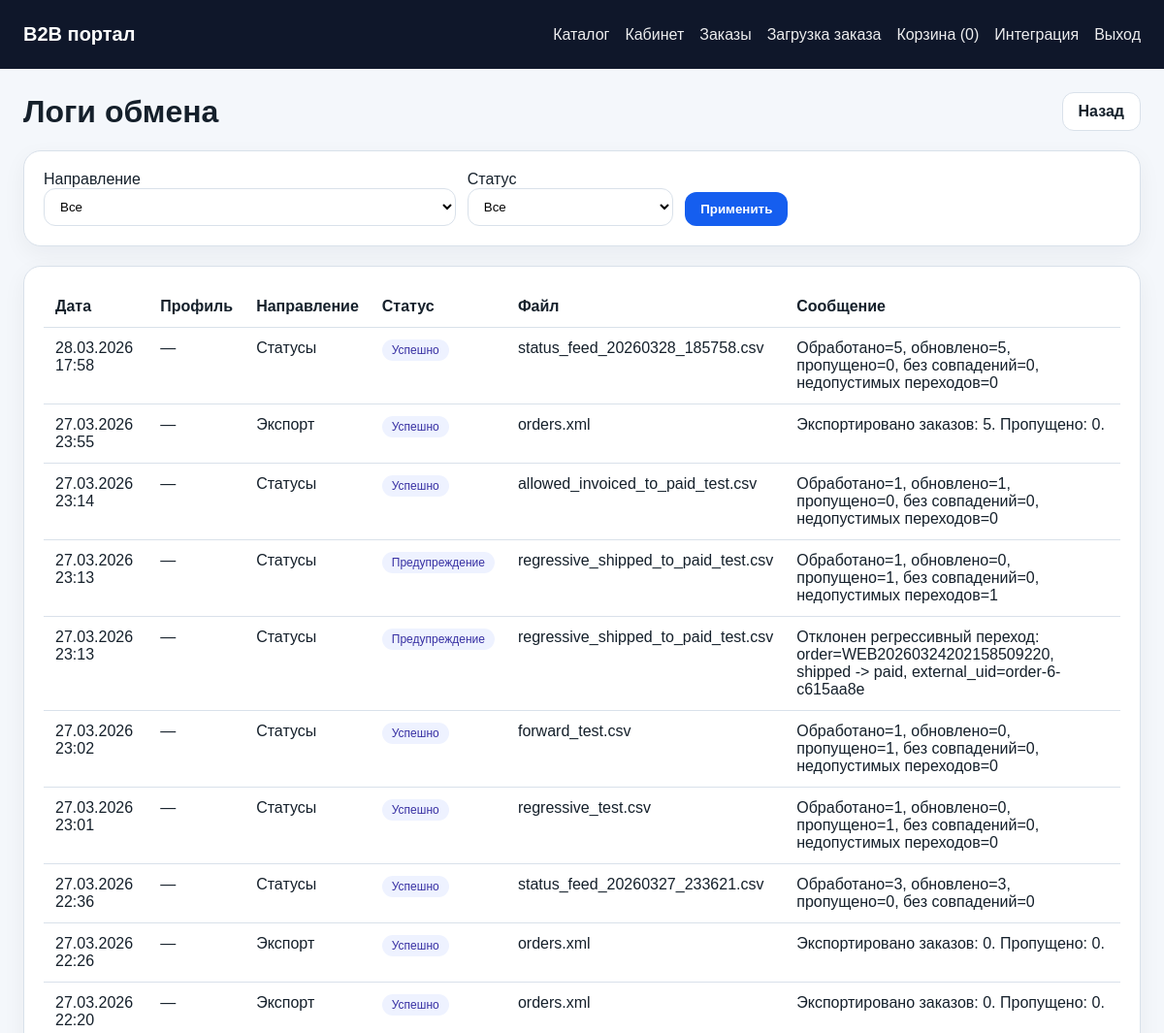
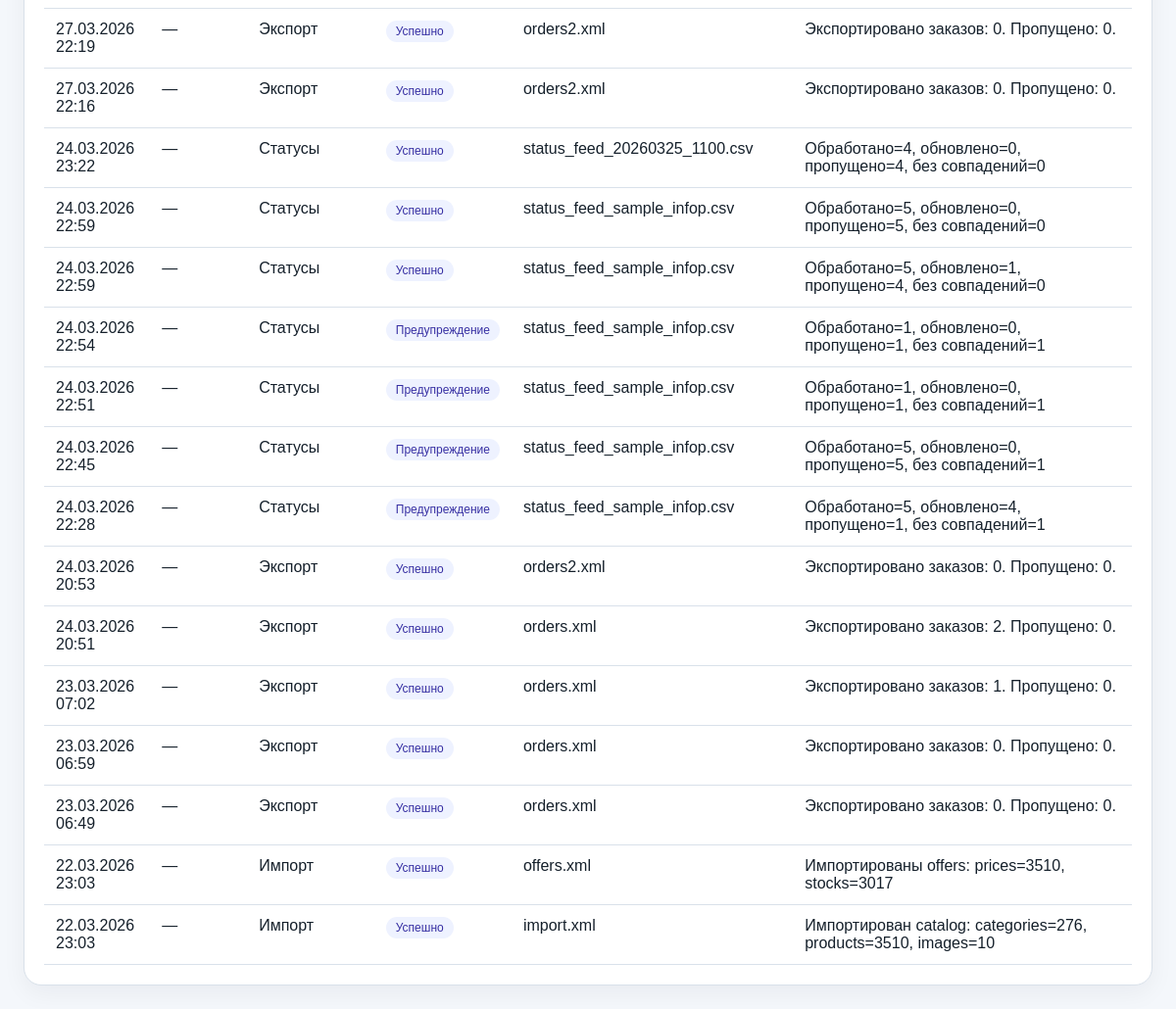
Page /integrations/logs/ (signed in) on the committed database (2 pictures, top to bottom).
### apps/integrations/models.py (models this page shows, shortened)
class ExchangeLog(models.Model):
    DIRECTION_CHOICES = [('import', 'Импорт'), ('export', 'Экспорт'), ('status', 'Статусы'), ('system', 'Система')]
    STATUS_CHOICES = [('ok', 'Успешно'), ('warning', 'Предупреждение'), ('error', 'Ошибка')]
    profile = models.ForeignKey(
        IntegrationProfile,
        verbose_name='Профиль',
        on_delete=models.SET_NULL,
        blank=True,
        null=True,
        related_name='logs',
    )
    batch = models.ForeignKey(
        ExchangeBatch,
        verbose_name='Пакет',
        on_delete=models.SET_NULL,
        blank=True,
        null=True,
        related_name='logs',
    )
    direction = models.CharField('Направление', max_length=16, choices=DIRECTION_CHOICES)
    source = models.CharField('Источник', max_length=255)
    file_name = models.CharField('Файл', max_length=500, blank=True)
    status = models.CharField('Статус', max_length=16, choices=STATUS_CHOICES)
    message = models.TextField('Сообщение')
    payload_excerpt = models.TextField('Фрагмент', blank=True)
    started_at = models.DateTimeField('Начало', blank=True, null=True)
    finished_at = models.DateTimeField('Окончание', blank=True, null=True)
    created_at = models.DateTimeField('Создано', auto_now_add=True)
    class Meta:
        verbose_name = 'Лог обмена'
        verbose_name_plural = 'Логи обмена'
        ordering = ['-created_at']

### apps/portal/views.py (the view)
# urls.py: path('integrations/logs/', views.exchange_log_list, name='exchange-log-list'),
@staff_member_required
def exchange_log_list(request):
    qs = ExchangeLog.objects.select_related('profile').all()
    status = request.GET.get('status', '').strip()
    direction = request.GET.get('direction', '').strip()
    if status:
        qs = qs.filter(status=status)
    if direction:
        qs = qs.filter(direction=direction)
    return render(request, 'portal/exchange_log_list.html', {
        'logs': qs[:200],
        'status_filter': status,
        'direction_filter': direction,
    })

### apps/portal/cart.py (called while the page is built)
    def count(self):
        return len(self.data)

### apps/portal/context_processors.py (called while the page is built)
def portal_context(request):
    cart = SessionCart(request)
    profile = getattr(getattr(request, 'user', None), 'company_profile', None)
    return {
        'portal_cart_count': cart.count(),
        'portal_company': getattr(profile, 'company', None),
    }

### templates/portal/exchange_log_list.html (shortened to what this page needs)
{% extends "base.html" %}
{% block content %}
<div class="between" style="margin-bottom:20px;">
    <h1 style="margin:0;">Логи обмена</h1>
    <a class="button secondary" href="{% url 'portal:integration-dashboard' %}">Назад</a>
</div>
<div class="card" style="margin-bottom:20px;">
    <form method="get" class="filters">
        <div>
            <label for="direction">Направление</label>
            <select name="direction" id="direction">
                <option value="">Все</option>
            </select>
        </div>
        <div>
            <label for="status">Статус</label>
            <select name="status" id="status">
                <option value="">Все</option>
            </select>
        </div>
        <div style="align-self:end;">
            <button type="submit">Применить</button>
        </div>
    </form>
</div>
<div class="card">
    <table>
        <thead>
            <tr>
                <th>Дата</th>
                <th>Профиль</th>
                <th>Направление</th>
                <th>Статус</th>
                <th>Файл</th>
                <th>Сообщение</th>
            </tr>
        </thead>
        <tbody>
        {% for log in logs %}
            <tr>
                <td>{{ log.created_at|date:"d.m.Y H:i" }}</td>
                <td>{{ log.profile|default:"—" }}</td>
                <td>{{ log.get_direction_display }}</td>
                <td><span class="pill">{{ log.get_status_display }}</span></td>
                <td>{{ log.file_name|default:"—" }}</td>
                <td>{{ log.message }}</td>
            </tr>
        {% empty %}
            <tr><td colspan="6" class="muted">По выбранным фильтрам ничего нет.</td></tr>
        {% endfor %}
        </tbody>
    </table>
</div>
{% endblock %}

### templates/base.html (style rules this page uses)
:root { --bg:#f4f7fb; --card:#ffffff; --line:#d9e1ea; --text:#15202b; --muted:#5b6b7b; --accent:#155eef; --ok:#067647; --warn:#b54708; }
* { box-sizing:border-box; }
body { margin:0; font-family:Arial, sans-serif; background:var(--bg); color:var(--text); }
a { color:var(--accent); text-decoration:none; }
.card { background:var(--card); border:1px solid var(--line); border-radius:18px; padding:20px; box-shadow:0 8px 24px rgba(15,23,42,.05); }
.button, button, input[type=submit] { background:var(--accent); color:#fff; border:none; border-radius:12px; padding:10px 16px; cursor:pointer; font-weight:600; }
.button.secondary { background:#fff; color:var(--text); border:1px solid var(--line); }
input, select, textarea { width:100%; padding:10px 12px; border:1px solid var(--line); border-radius:12px; background:#fff; }
.filters { display:grid; gap:12px; grid-template-columns:2fr 1fr 1fr 1fr auto; align-items:end; }
table { width:100%; border-collapse:collapse; }
th, td { padding:12px; border-bottom:1px solid var(--line); text-align:left; vertical-align:top; }
.between { display:flex; justify-content:space-between; gap:16px; align-items:center; }
.pill { padding:4px 10px; border-radius:999px; background:#eef2ff; color:#3730a3; font-size:12px; display:inline-block; }

### rows in the picture
ExchangeLog: created_at "28.03.2026 17:58", profile "—", direction "Статусы", status "Успешно", file_name "status_feed_20260328_185758.csv", message "Обработано=5, обновлено=5, пропущено=0, без совпадений=0, недопустимых переходов=0"
ExchangeLog: created_at "27.03.2026 23:55", profile "—", direction "Экспорт", status "Успешно", file_name "orders.xml", message "Экспортировано заказов: 5. Пропущено: 0."
ExchangeLog: created_at "27.03.2026 23:14", profile "—", direction "Статусы", status "Успешно", file_name "allowed_invoiced_to_paid_test.csv", message "Обработано=1, обновлено=1, пропущено=0, без совпадений=0, недопустимых переходов=0"
ExchangeLog: created_at "27.03.2026 23:13", profile "—", direction "Статусы", status "Предупреждение", file_name "regressive_shipped_to_paid_test.csv", message "Обработано=1, обновлено=0, пропущено=1, без совпадений=0, недопустимых переходов=1"
ExchangeLog: created_at "27.03.2026 23:13", profile "—", direction "Статусы", status "Предупреждение", file_name "regressive_shipped_to_paid_test.csv", message "Отклонен регрессивный переход: order=WEB20260324202158509220, shipped -> paid, external_uid=order-6-c615aa8e"
ExchangeLog: created_at "27.03.2026 23:02", profile "—", direction "Статусы", status "Успешно", file_name "forward_test.csv", message "Обработано=1, обновлено=0, пропущено=1, без совпадений=0, недопустимых переходов=0"
ExchangeLog: created_at "27.03.2026 23:01", profile "—", direction "Статусы", status "Успешно", file_name "regressive_test.csv", message "Обработано=1, обновлено=0, пропущено=1, без совпадений=0, недопустимых переходов=0"
ExchangeLog: created_at "27.03.2026 22:36", profile "—", direction "Статусы", status "Успешно", file_name "status_feed_20260327_233621.csv", message "Обработано=3, обновлено=3, пропущено=0, без совпадений=0"
ExchangeLog: created_at "27.03.2026 22:26", profile "—", direction "Экспорт", status "Успешно", file_name "orders.xml", message "Экспортировано заказов: 0. Пропущено: 0."
ExchangeLog: created_at "27.03.2026 22:20", profile "—", direction "Экспорт", status "Успешно", file_name "orders.xml", message "Экспортировано заказов: 0. Пропущено: 0."
ExchangeLog: created_at "27.03.2026 22:19", profile "—", direction "Экспорт", status "Успешно", file_name "orders2.xml", message "Экспортировано заказов: 0. Пропущено: 0."
ExchangeLog: created_at "27.03.2026 22:16", profile "—", direction "Экспорт", status "Успешно", file_name "orders2.xml", message "Экспортировано заказов: 0. Пропущено: 0."
ExchangeLog: created_at "24.03.2026 23:22", profile "—", direction "Статусы", status "Успешно", file_name "status_feed_20260325_1100.csv", message "Обработано=4, обновлено=0, пропущено=4, без совпадений=0"
ExchangeLog: created_at "24.03.2026 22:59", profile "—", direction "Статусы", status "Успешно", file_name "status_feed_sample_infop.csv", message "Обработано=5, обновлено=0, пропущено=5, без совпадений=0"
ExchangeLog: created_at "24.03.2026 22:59", profile "—", direction "Статусы", status "Успешно", file_name "status_feed_sample_infop.csv", message "Обработано=5, обновлено=1, пропущено=4, без совпадений=0"
ExchangeLog: created_at "24.03.2026 22:54", profile "—", direction "Статусы", status "Предупреждение", file_name "status_feed_sample_infop.csv", message "Обработано=1, обновлено=0, пропущено=1, без совпадений=1"
ExchangeLog: created_at "24.03.2026 22:51", profile "—", direction "Статусы", status "Предупреждение", file_name "status_feed_sample_infop.csv", message "Обработано=1, обновлено=0, пропущено=1, без совпадений=1"
ExchangeLog: created_at "24.03.2026 22:45", profile "—", direction "Статусы", status "Предупреждение", file_name "status_feed_sample_infop.csv", message "Обработано=5, обновлено=0, пропущено=5, без совпадений=1"
ExchangeLog: created_at "24.03.2026 22:28", profile "—", direction "Статусы", status "Предупреждение", file_name "status_feed_sample_infop.csv", message "Обработано=5, обновлено=4, пропущено=1, без совпадений=1"
ExchangeLog: created_at "24.03.2026 20:53", profile "—", direction "Экспорт", status "Успешно", file_name "orders2.xml", message "Экспортировано заказов: 0. Пропущено: 0."
ExchangeLog: created_at "24.03.2026 20:51", profile "—", direction "Экспорт", status "Успешно", file_name "orders.xml", message "Экспортировано заказов: 2. Пропущено: 0."
ExchangeLog: created_at "23.03.2026 07:02", profile "—", direction "Экспорт", status "Успешно", file_name "orders.xml", message "Экспортировано заказов: 1. Пропущено: 0."
ExchangeLog: created_at "23.03.2026 06:59", profile "—", direction "Экспорт", status "Успешно", file_name "orders.xml", message "Экспортировано заказов: 0. Пропущено: 0."
ExchangeLog: created_at "23.03.2026 06:49", profile "—", direction "Экспорт", status "Успешно", file_name "orders.xml", message "Экспортировано заказов: 0. Пропущено: 0."
ExchangeLog: created_at "22.03.2026 23:03", profile "—", direction "Импорт", status "Успешно", file_name "offers.xml", message "Импортированы offers: prices=3510, stocks=3017"
ExchangeLog: created_at "22.03.2026 23:03", profile "—", direction "Импорт", status "Успешно", file_name "import.xml", message "Импортирован catalog: categories=276, products=3510, images=10"

### other values in the picture
{{ portal_cart_count }} "0"
